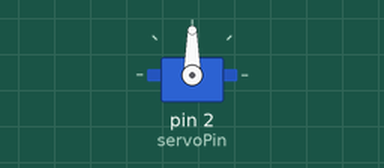
Recording of a sketch running on a simulated Arduino Uno, built with avr-gcc and run on an emulated ATmega328P. Shown: servo.

Above: at 0.05 s.
Timing chart, 0 to 4.6 s (numbered marks = the images above):
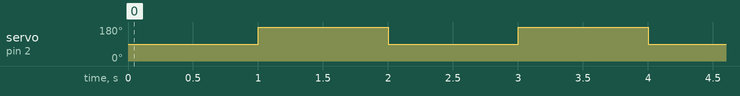

Measured:
- by itself, servo on pin 2 (servoPin): alternates 180° for 1.0 s and 90° for 1.0 s

The sketch:

servo_test.ino
```cpp
#include<Servo.h>

Servo servo;

int servoPin = 2;

void setup() {
  Serial.begin(9600);
  servo.attach(servoPin);
  // put your setup code here, to run once:

}

void loop() {
  // put your main code here, to run repeatedly:
  for (int i = 0; i < 5; i++) {
    servo.write(90);
    delay(1000);
    servo.write(180);
    delay(1000);
    servo.write(0);
  }
}
```
